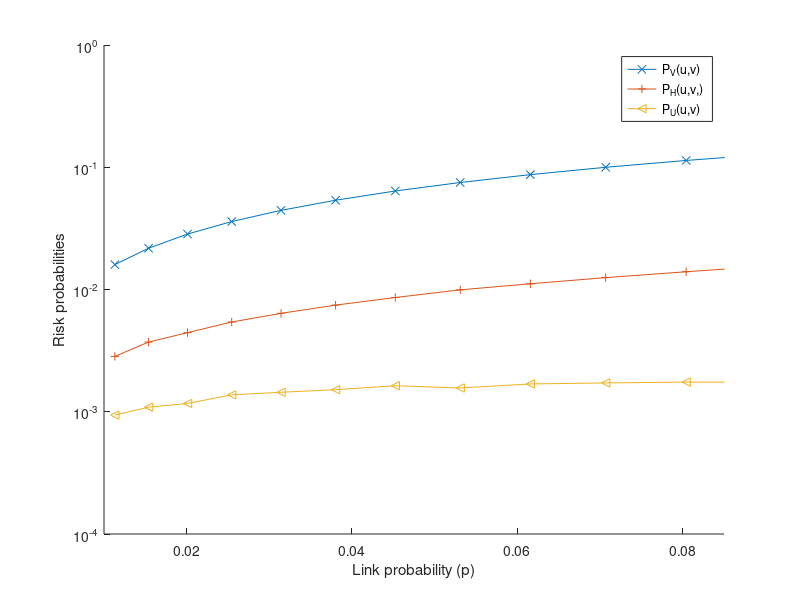

Recreate this plot in MATLAB.
% Generates figure ZBS-prob2

r = [0.06, 0.07, 0.08, 0.09, 0.10, 0.11, 0.12, 0.13, 0.14, 0.15, 0.16, 0.17, 0.18, 0.19, 0.20];

phi = [		% k=1:25 analytical; k=26:40 experimental
0.862168,
0.75613 ,
0.673142,
0.607086,
0.553643,
0.509726,
0.473108,
0.44216 ,
0.41568 ,
0.392767,
0.372737,
0.355069,
0.339355,
0.325277,
0.31258 ,
0.301063,
0.290558,
0.280932,
0.272072,
0.263885,
0.256292,
0.249233,
0.242636,
0.236162,
0.23446 ,	% 25
0.227221,	% 26
0.224088,	% 27
0.222181,	% 28
0.217223,	% 29
0.211092,	% 30
0.209782,	% 31
0.206642,	% 32
0.205618,	% 33
0.201113,	% 34
0.196154,	% 35
0.190096,	% 36
0.187899,	% 37
0.182061,	% 38
0.180351,	% 39
0.178115];	% 40

sigma = [	% From a.xls for k=1:50
1.148359264, 
1.24224756 ,
1.324327376,
1.398556399,
1.42577628 ,
1.478504988,
1.505300634,
1.530001634,
1.558994868,
1.589912891,
1.60128386 ,
1.616833943,
1.628118546,
1.644446715,
1.676978831,
1.68463824 ,
1.680960142,
1.692743631,
1.706021981,
1.714721552,
1.717018928,
1.728896469,
1.72663314 ,
1.738282773,
1.748649193,
1.75472391 ,
1.759416949,
1.760128688,
1.769109098,
1.770747582,
1.777577846,
1.779811226,
1.781213631,
1.788004754,
1.792861958,
1.793909139,
1.795260705,
1.798126247,
1.801043864,
1.805415465,
1.801571259,
1.811608401,
1.811076752,
1.819349059,
1.819215215,
1.820560353,
1.816816722,
1.825232314,
1.823967379,
1.82863501];

n = 300;

% x axis
p = 0;
for i = 1:size(r, 2)
	p(i) = pi*r(i)*r(i);
end

P_V = 0;
P_H = 0;
P_U = 0;
for i = 1:size(r, 2)
	P_V(i) = (1+3*sqrt(3)/(4*pi))*p(i);	
	k = ceil(p(i)*n)-1;
	sigmasq = sigma(k)*sigma(k);
	P_U(i) = 8*(1-sigmasq)*acos(sigma(k)/2) + sigma(k)*(2+sigmasq)*sqrt(4-sigmasq);
	P_U(i) = P_U(i)*p(i)/(4*pi*(4-sigmasq));
	P_H(i) = (phi(k)*P_U(i) - sqrt(3)*p(i)/4/pi)/(phi(k)-1);
end

clf;
hold all;
semilogy(p, P_V, '-x');
semilogy(p, P_H, '-+');
semilogy(p, P_U, '-<');
xlim([0.01, 0.085]);
xlabel('Link probability (p)');
ylabel('Risk probabilities');
legend('P_V(u,v)', 'P_H(u,v,)', 'P_U(u,v)');
